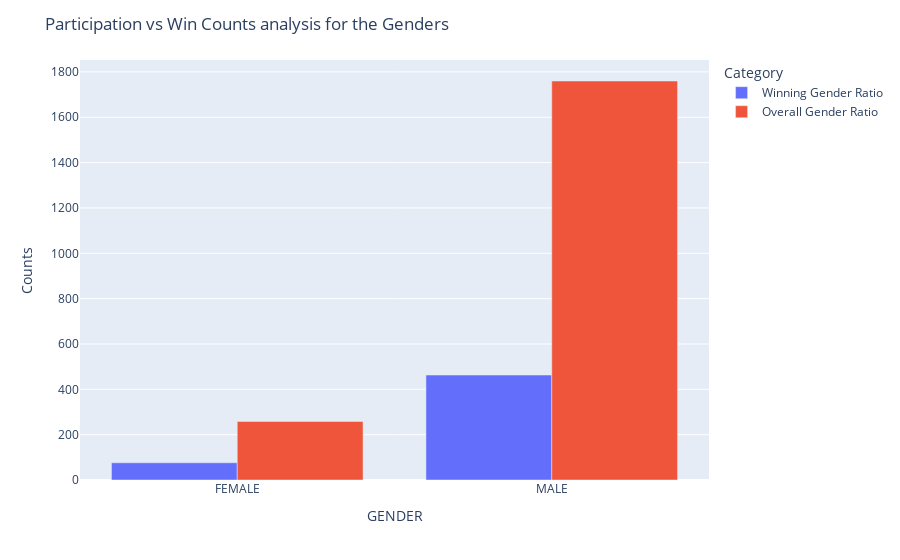

Notebook code cell kept with this figure:
### Markdown cell above
#### What is the Gender Ratio of the Contestants? Also the Gender Ratio of the Winners?

### Code cell
vote_gndr=vote[vote['PARTY']!='NOTA']
gndr_overall=vote_gndr.groupby('GENDER').apply(lambda x:x['NAME'].count()).reset_index(name='Counts')
gndr_overall['Category']='Overall Gender Ratio'
winners=vote_gndr[vote_gndr['WINNER']==1]
gndr_winner=winners.groupby('GENDER').apply(lambda x:x['NAME'].count()).reset_index(name='Counts')
gndr_winner['Category']='Winning Gender Ratio'
gndr_overl_win=pd.concat([gndr_winner,gndr_overall])
fig = px.bar(gndr_overl_win, x='GENDER', y='Counts',
             color='Category', barmode='group')
fig.update_layout(title_text='Participation vs Win Counts analysis for the Genders')
fig.show()

### Figure 1 — Plotly figure (JSON) as saved in the notebook; plotly's stock layout.template omitted (floating-point values rounded to 4 significant figures)
{"data": [{"alignmentgroup": "True", "hovertemplate": "Category=Winning Gender Ratio<br>GENDER=%{x}<br>Counts=%{y}<extra></extra>", "legendgroup": "Winning Gender Ratio", "marker": {"color": "#636efa", "pattern": {"shape": ""}}, "name": "Winning Gender Ratio", "offsetgroup": "Winning Gender Ratio", "orientation": "v", "showlegend": true, "textposition": "auto", "type": "bar", "x": ["FEMALE", "MALE"], "xaxis": "x", "y": [76, 463], "yaxis": "y"}, {"alignmentgroup": "True", "hovertemplate": "Category=Overall Gender Ratio<br>GENDER=%{x}<br>Counts=%{y}<extra></extra>", "legendgroup": "Overall Gender Ratio", "marker": {"color": "#EF553B", "pattern": {"shape": ""}}, "name": "Overall Gender Ratio", "offsetgroup": "Overall Gender Ratio", "orientation": "v", "showlegend": true, "textposition": "auto", "type": "bar", "x": ["FEMALE", "MALE"], "xaxis": "x", "y": [258, 1760], "yaxis": "y"}], "layout": {"barmode": "group", "legend": {"title": {"text": "Category"}, "tracegroupgap": 0}, "margin": {"t": 60}, "title": {"text": "Participation vs Win Counts analysis for the Genders"}, "xaxis": {"anchor": "y", "domain": [0, 1], "title": {"text": "GENDER"}}, "yaxis": {"anchor": "x", "domain": [0, 1], "title": {"text": "Counts"}}}}
